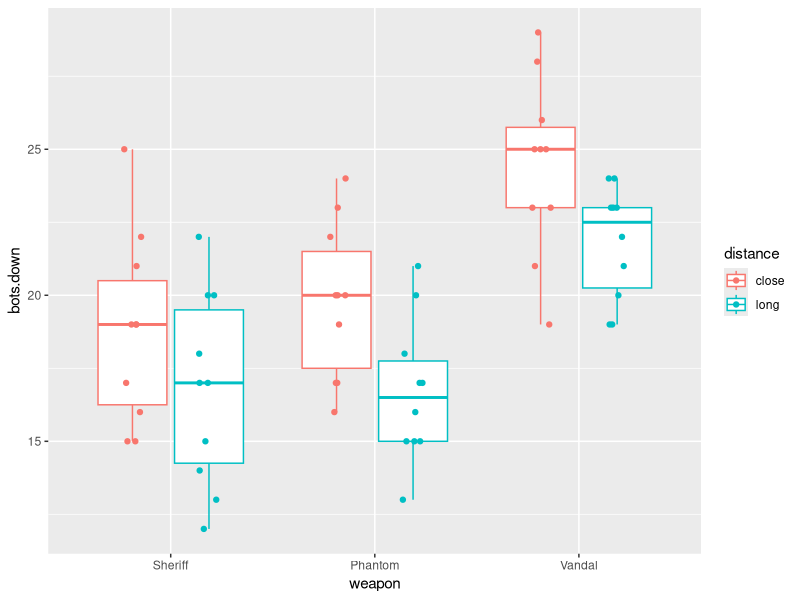
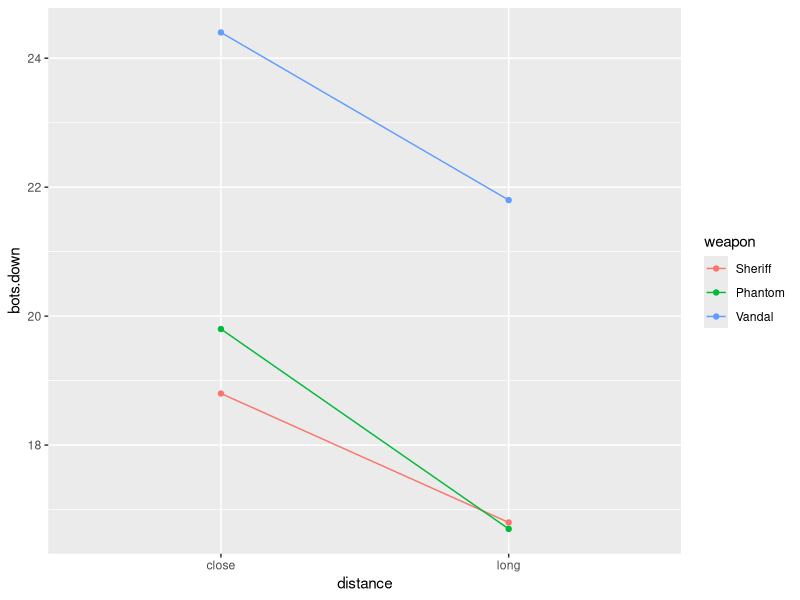
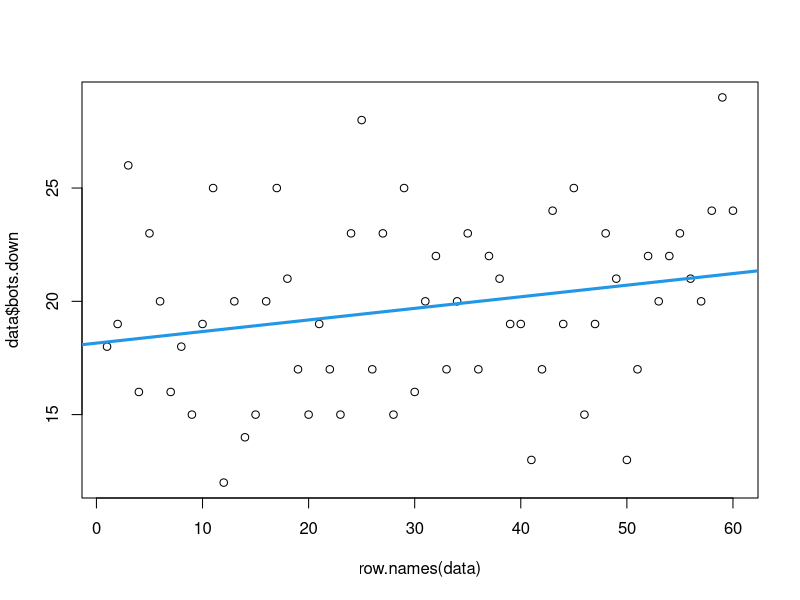
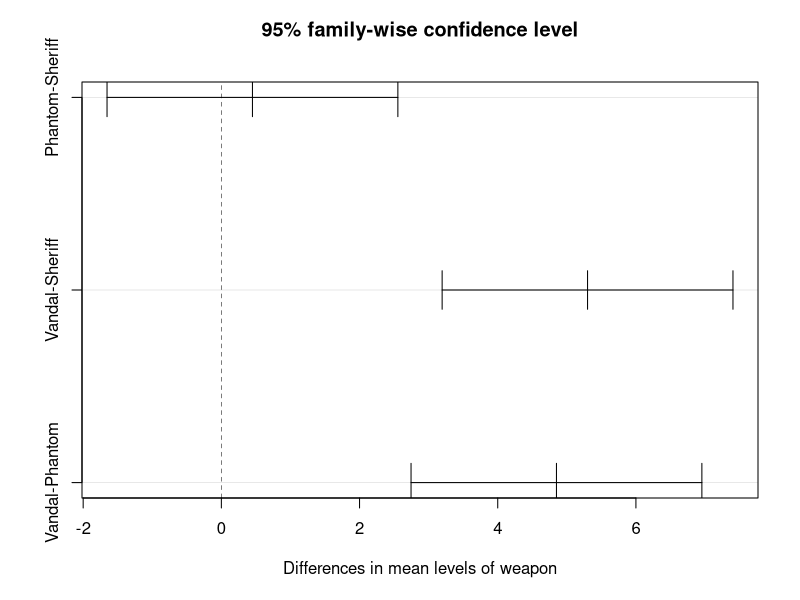
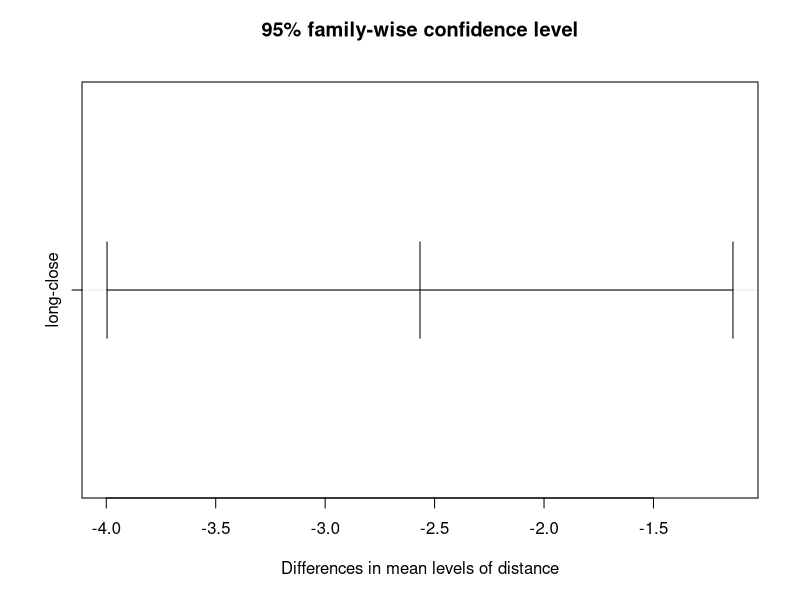

The R script that drew these images, in order:
library(ggplot2)

n <- 10
weapons <- c('Vandal', 'Phantom', 'Sheriff')
close.distances <- rep('close', each=30)
long.distances <- rep('long', each=30)
perm.weapons <- rep(weapons, each=n)

length(perm.weapons)

close.distances.data <- data.frame(weapon=perm.weapons, distance=close.distances)
long.distances.data <- data.frame(weapon=perm.weapons, distance=long.distances)
data <- rbind(close.distances.data, long.distances.data)

set.seed(42)
rows <- sample(nrow(data))
data <- data[rows, ]
row.names(data) <- NULL
data


counts <- c(18, 19, 26, 16, 23, 20, 16, 18, 15, 19,
            25, 12, 20, 14, 15, 20, 25, 21, 17, 15,
            19, 17, 15, 23, 28, 17, 23, 15, 25, 16,
            20, 22, 17, 20, 23, 17, 22, 21, 19, 19,
            13, 17, 24, 19, 25, 15, 19, 23, 21, 13,
            17, 22, 20, 22, 23, 21, 20 ,24, 29, 24)

counts.data.frame <- data.frame(bots.down=counts, robots.down=counts/30, index=as.numeric(as.character(factor(row.names(data)))))
data <- cbind(data, counts.data.frame)



# patch
data <- read.table("data.txt")
colnames(data) <- c("1", "weapon", "distance", "bots.down", "robots.down.prop", "index")



data$weapon <- factor(data$weapon, levels =  c('Sheriff', 'Phantom', 'Vandal'))

ggplot(data, aes(x=weapon, y=bots.down, color=distance)) +
  geom_boxplot() +
  geom_point(position=position_jitterdodge(jitter.width = 0.1, jitter.height = 0),aes(group=distance))


ggplot(data) +
  aes(x = distance, color = weapon, group = weapon, y = bots.down) +
  stat_summary(fun = mean, geom = "point") +
  stat_summary(fun = mean, geom = "line")

plot(row.names(data), data$bots.down)
abline(lm(data$bots ~ data$index), col = 4, lwd = 3)

fit <- lm(bots.down ~  index + weapon * distance, data=data)
summary(fit)

fit.anova <- aov(bots.down ~  weapon * distance + index, data=data)
summary(fit.anova)

fit.anova.reduced <- aov(bots.down  ~  weapon + distance, data=data)
summary(fit.anova.reduced)

anova(fit.anova, fit.anova.reduced)


TukeyHSD(fit.anova.reduced)
plot(TukeyHSD(fit.anova.reduced))
     